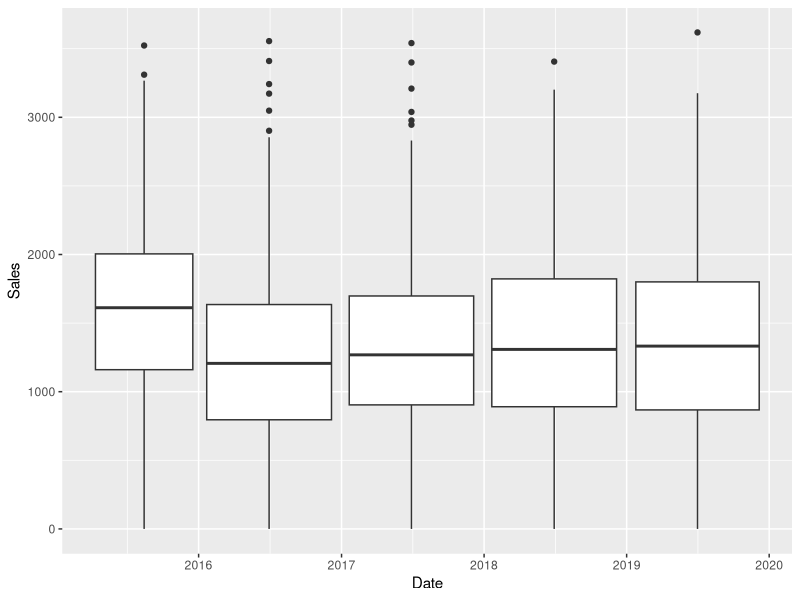

Here is the R script that generated this plot: (Note: this script raises an error after producing the figure.)
library(tidyverse)
#Importing Hours worked each day data
TimeWorked <- read_csv("Data/TimeWorked.csv")
#Calculating number of hours worked for each day
TimePerDay<-TimeWorked%>%group_by(Date)%>%summarize(Total_hours=sum(`Qte(hre)`))
#Importing Daily Sales data
DailySales<-read_csv("Data/DailySales.csv")
#Creation of the data set needed for the Analysis Where we have both hours worked and sales by departement
CleanedData<-TimePerDay%>%inner_join(DailySales,by='Date')
#Removing NA from Total Sales, Bar Sales, Take out Sales and Poissonerie
CleanedData[is.na(CleanedData$Sales),]$Sales<-0
CleanedData[is.na(CleanedData$Bar_Sales),]$Bar_Sales<-0
CleanedData[is.na(CleanedData$Retail),]$Retail<-0
#Removing unnecessary column
CleanedData<-CleanedData%>%select(-Weekday,-Month,-Day,-`annee fiscale`)
#Add a column for weekday and month
CleanedData<-CleanedData%>%mutate(Weekday=weekdays(Date),Month=months(Date))
#Add a column for payDay detection on the first and on the 15th of each month
CleanedData<-CleanedData%>%mutate(PayDay=ifelse(day(Date)==1 | day(Date)==15,TRUE,FALSE))
#Creation of the data frame of bank holidays and other event (such as Valentine's Day), to identify them
Event<-c('2015-04-06','2015-05-10','2015-05-18','2015-06-21','2015-06-24','2015-07-01','2015-09-07','2015-10-12','2015-10-31','2015-11-11','2015-12-25','2016-01-01','2016-02-14','2016-03-17','2016-03-28','2016-05-08','2016-05-23','2016-06-19','2016-06-24','2016-07-01','2016-09-05','2016-10-10','2016-10-31','2016-11-11','2016-12-25','2017-01-01','2017-02-14','2017-03-17','2017-04-17','2017-05-14','2017-05-22','2017-06-18','2017-06-24','2017-07-01','2017-09-04','2017-10-09','2017-10-31','2017-11-11','2017-12-24','2018-01-01','2018-02-14','2018-03-17','2018-04-02','2018-04-13','2018-05-21','2018-06-17','2018-06-24','2018-07-01','2018-09-03','2018-10-08','2018-10-31','2018-11-11','2018-12-25','2019-01-01','2019-02-14','2019-03-17','2019-04-22','2019-05-12','2019-05-20','2019-06-16','2019-06-24','2019-07-01','2019-10-02','2019-10-14','2019-10-31','2019-11-11','2019-12-25')
#Add a column for EventDay
CleanedData<-CleanedData%>%mutate(EventDay=ifelse(Date %in% Event,TRUE,FALSE))
#Renaming the name of the column names of the data to something more readable
colnames(CleanedData)<-c("Date","Total_hours","Year","Sales","Total_Retail_sales","Take-out_sales","Bar_sales","Restaurant_sales","Weekday","Month","PayDay","EventDay")
#Adding a column for the HighSeason (opening of the terrasse betwen the 15-04 and 15-10 of each year)
CleanedData<-CleanedData%>%mutate(HighSeason=ifelse(Year==2015 & Date>=('2015-04-15') & Date<=('2015-10-15'),TRUE,ifelse(Year==2016 & Date>='2016-04-15'& Date<='2016-10-15',TRUE,ifelse(Year==2017& Date>='2017-04-15'&Date<='2017-10-15',TRUE,ifelse(Year==2018 & Date>='2018-04-15'& Date<='2018-10-15',TRUE,ifelse(Year==2019& Date>='2019-04-15'&Date<='2019-10-15',TRUE,FALSE))))))
#Distribution of Sales by Year
CleanedData%>%group_by(Year)%>%ggplot(aes(x=Date,y=Sales,group=Year))+geom_boxplot()
#Distribution of sales by day of the week faceted by Year
CleanedData%>%group_by(weekdays(Date))%>%ggplot(aes(x=weekdays(Date),y=Sales,group=weekdays(Date)))+geom_boxplot()+facet_wrap(MotherOfAllData$Year)